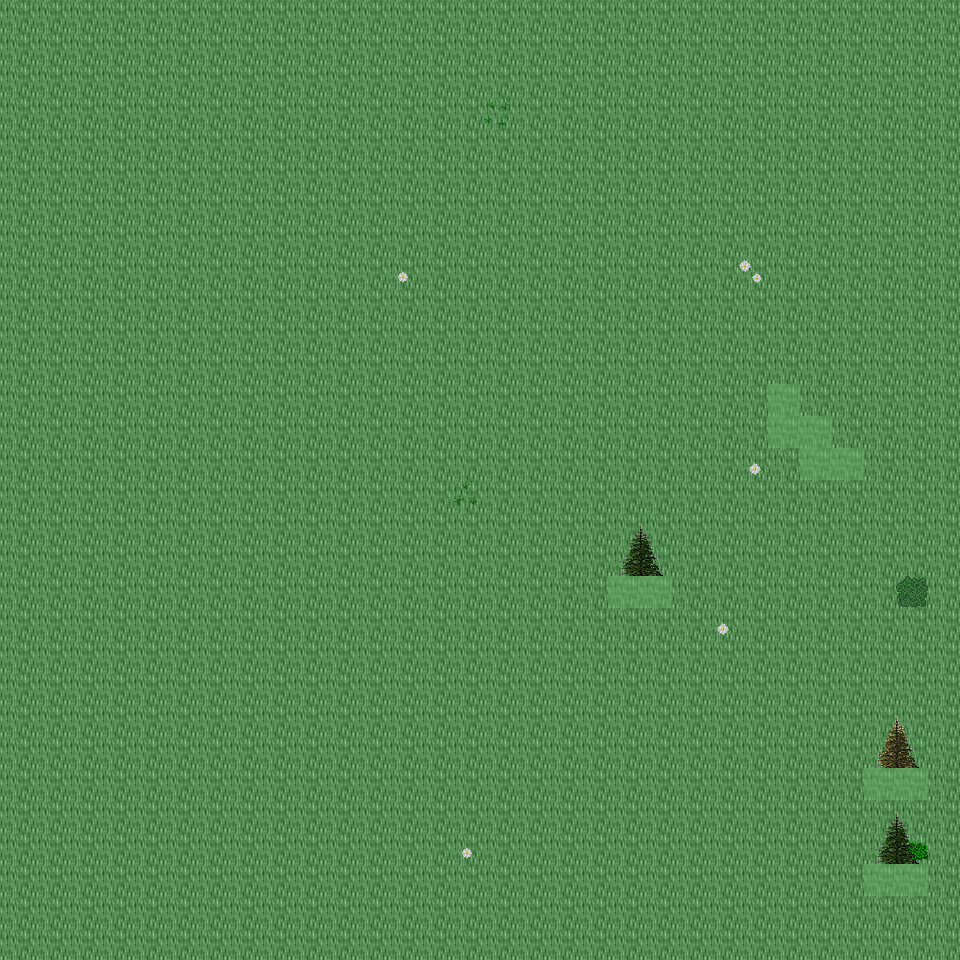

The image is a tile-based game level rendered from a .tmx file. Its description and source (layers, tilesets, objects; grid data summarised) follow:
An orthogonal 30x30 tile map with 32x32 px tiles, 6 tile layers (Ground, Object, Object2, Above, ...), 23 tilesets and 3 objects (3x mapExit).

<map version="1.0" orientation="orthogonal" renderorder="right-down" width="30" height="30" tilewidth="32" tileheight="32" nextobjectid="4">
  <tileset firstgid="1" name="tileset_ground_ground" tilewidth="32" tileheight="32" tilecount="33" columns="3">
    <image source="../drawable/tileset_ground_ground.png" width="96" height="352" />
  </tileset>
  <tileset firstgid="34" name="tileset_ground_ridge_earth_dark" tilewidth="32" tileheight="32" tilecount="96" columns="12">
    <image source="../drawable/tileset_ground_ridge_earth_dark.png" width="384" height="256" />
  </tileset>
  <tileset firstgid="130" name="tileset_plant_flower_daisy_white" tilewidth="32" tileheight="32" tilecount="8" columns="2">
    <image source="../drawable/tileset_plant_flower_daisy_white.png" width="64" height="128" />
  </tileset>
  <tileset firstgid="138" name="tileset_plant_grasses" tilewidth="32" tileheight="32" tilecount="6" columns="3">
    <image source="../drawable/tileset_plant_grasses.png" width="96" height="64" />
  </tileset>
  <tileset firstgid="144" name="tileset_plant_tree_tree_fluffy" tilewidth="32" tileheight="32" tilecount="12" columns="4">
    <image source="../drawable/tileset_plant_tree_tree_fluffy.png" width="128" height="96" />
  </tileset>
  <tileset firstgid="156" name="tileset_plant_bush_bushes" tilewidth="32" tileheight="32" tilecount="10" columns="5">
    <image source="../drawable/tileset_plant_bush_bushes.png" width="160" height="64" />
  </tileset>
  <tileset firstgid="166" name="tileset_logic_portal" tilewidth="32" tileheight="32" tilecount="24" columns="8">
    <image source="../drawable/tileset_logic_portal.png" width="256" height="96" />
  </tileset>
  <tileset firstgid="190" name="tileset_logic_collision" tilewidth="32" tileheight="32" tilecount="1" columns="1">
    <image source="../drawable/tileset_logic_collision.png" width="32" height="32" />
  </tileset>
  <tileset firstgid="191" name="tileset_logic_creature_animal" tilewidth="32" tileheight="32" tilecount="32" columns="8">
    <image source="../drawable/tileset_logic_creature_animal.png" width="256" height="128" />
  </tileset>
  <tileset firstgid="223" name="tileset_ground_dry_grass" tilewidth="32" tileheight="32" tilecount="54" columns="9">
    <image source="../drawable/tileset_ground_dry_grass.png" width="288" height="192" />
  </tileset>
  <tileset firstgid="277" name="tileset_ground_earth_edges" tilewidth="32" tileheight="32" tilecount="18" columns="6">
    <image source="../drawable/tileset_ground_earth_edges.png" width="192" height="96" />
  </tileset>
  <tileset firstgid="295" name="tileset_ground_grass_corners" tilewidth="32" tileheight="32" tilecount="24" columns="6">
    <image source="../drawable/tileset_ground_grass_corners.png" width="192" height="128" />
  </tileset>
  <tileset firstgid="319" name="tileset_plant_tree_evergreen" tilewidth="32" tileheight="32" tilecount="36" columns="3">
    <image source="../drawable/tileset_plant_tree_evergreen.png" width="96" height="384" />
  </tileset>
  <tileset firstgid="355" name="tileset_plant_tree_tree_darkgreen" tilewidth="32" tileheight="32" tilecount="88" columns="8">
    <image source="../drawable/tileset_plant_tree_tree_darkgreen.png" width="256" height="352" />
  </tileset>
  <tileset firstgid="443" name="tileset_building_decoration_rocks" tilewidth="32" tileheight="32" tilecount="6" columns="3">
    <image source="../drawable/tileset_building_decoration_rocks.png" width="96" height="64" />
  </tileset>
  <tileset firstgid="449" name="tileset_plant_stump_stump_pale_brown" tilewidth="32" tileheight="32" tilecount="4" columns="2">
    <image source="../drawable/tileset_plant_stump_stump_pale_brown.png" width="64" height="64" />
  </tileset>
  <tileset firstgid="453" name="tileset_plant_stump_int_small_stump_2" tilewidth="32" tileheight="32" tilecount="1" columns="1">
    <image source="../drawable/tileset_plant_stump_int_small_stump_2.png" width="32" height="32" />
  </tileset>
  <tileset firstgid="454" name="tileset_ground_rock_pebbles" tilewidth="32" tileheight="32" tilecount="3" columns="1">
    <image source="../drawable/tileset_ground_rock_pebbles.png" width="32" height="96" />
  </tileset>
  <tileset firstgid="457" name="tileset_plant_bush_bush_mult_colored" tilewidth="32" tileheight="32" tilecount="6" columns="3">
    <image source="../drawable/tileset_plant_bush_bush_mult_colored.png" width="96" height="64" />
  </tileset>
  <tileset firstgid="463" name="tileset_plant_tree_umbrella_thorn" tilewidth="32" tileheight="32" tilecount="18" columns="6">
    <image source="../drawable/tileset_plant_tree_umbrella_thorn.png" width="192" height="96" />
  </tileset>
  <tileset firstgid="481" name="tileset_logic_item_fruits" tilewidth="32" tileheight="32" tilecount="16" columns="8">
    <image source="../drawable/tileset_logic_item_fruits.png" width="256" height="64" />
  </tileset>
  <tileset firstgid="497" name="tileset_building_house_3" tilewidth="32" tileheight="32" tilecount="48" columns="6">
    <image source="../drawable/tileset_building_house_3.png" width="192" height="256" />
  </tileset>
  <tileset firstgid="545" name="tileset_logic_creature_mutant" tilewidth="32" tileheight="32" tilecount="7" columns="7">
    <image source="../drawable/tileset_logic_creature_mutant.png" width="224" height="32" />
  </tileset>
  <layer name="Ground" width="30" height="30">
    <data>[900 cells, 900 non-empty, 1 distinct tile ids]</data>
  </layer>
  <layer name="Object" width="30" height="30">
    <data>[900 cells, 20 non-empty, 12 distinct tile ids]</data>
  </layer>
  <layer name="Object2" width="30" height="30">
    <data>[900 cells, 0 non-empty, 0 distinct tile ids]</data>
  </layer>
  <layer name="Above" width="30" height="30">
    <data>[900 cells, 12 non-empty, 8 distinct tile ids]</data>
  </layer>
  <layer name="Above2" width="30" height="30">
    <data>[900 cells, 0 non-empty, 0 distinct tile ids]</data>
  </layer>
  <layer name="Walkable" width="30" height="30">
    <data>[900 cells, 11 non-empty, 1 distinct tile ids]</data>
  </layer>
  <objectgroup name="MapEvents">
    <object id="1" name="north" type="mapExit" x="0" y="0" width="960" height="32">
      <properties>
        <property name="map" value="level_0_x153_y27" />
        <property name="x" value="0" />
        <property name="y" value="28" />
      </properties>
    </object>
    <object id="2" name="south" type="mapExit" x="0" y="928" width="960" height="32">
      <properties>
        <property name="map" value="level_0_x153_y29" />
        <property name="x" value="0" />
        <property name="y" value="1" />
      </properties>
    </object>
    <object id="3" name="east" type="mapExit" x="928" y="0" width="32" height="960">
      <properties>
        <property name="map" value="level_0_x154_y28" />
        <property name="x" value="1" />
        <property name="y" value="0" />
      </properties>
    </object>
  </objectgroup>
</map>
